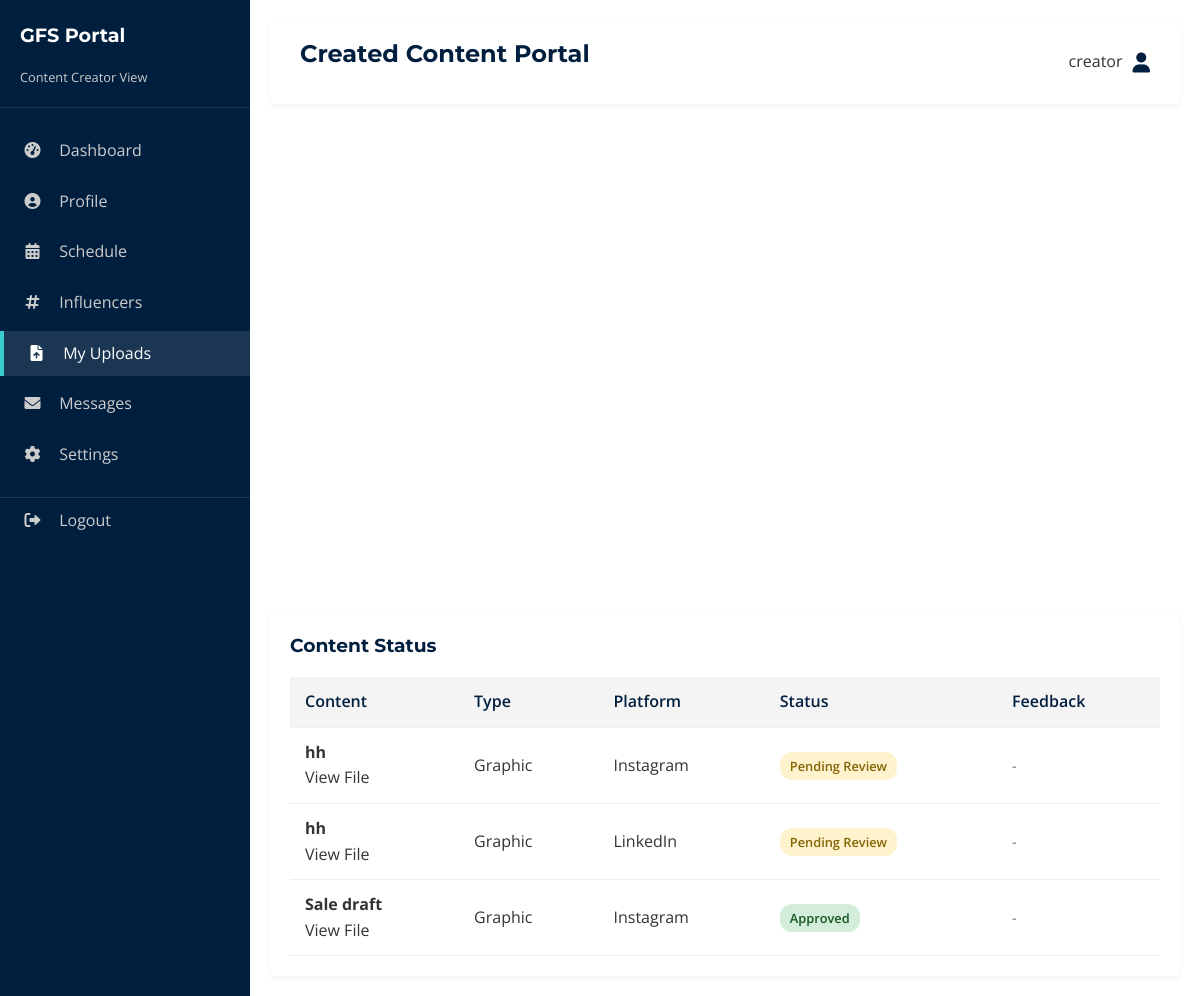
Screenshot of /portal/content/uploads (signed in) with the database file from the repository.
### tables this page shows
CREATE TABLE created_content (
        id INTEGER PRIMARY KEY AUTOINCREMENT,
        creator_id INTEGER NOT NULL,
        title TEXT NOT NULL,
        platform TEXT NOT NULL,
        content_type TEXT NOT NULL,
        drive_link TEXT,
        file_path TEXT,
        status TEXT DEFAULT 'Pending Review',
        feedback TEXT,
        created_at TIMESTAMP DEFAULT CURRENT_TIMESTAMP,
        FOREIGN KEY (creator_id) REFERENCES users (id)
    );

### app.py (the view)
@app.route('/portal/content/uploads')
def portal_content_uploads():
    if 'user_id' not in session: return redirect(url_for('login'))
    conn = get_db_connection()
    uploads = conn.execute('SELECT * FROM created_content WHERE creator_id = ? ORDER BY created_at DESC', (session['user_id'],)).fetchall()
    conn.close()
    return render_template('portals/content_uploads.html', role='Content Creator', uploads=uploads)

### app.py (called while the page is built)
def get_db_connection():
    conn = sqlite3.connect('database.db')
    conn.row_factory = sqlite3.Row
    return conn

@app.context_processor
def inject_global_data():
    conn = get_db_connection()
    try:
        theme_row = conn.execute("SELECT value FROM settings WHERE key = 'theme'").fetchone()
        theme = theme_row['value'] if theme_row else 'default'
        site_rows = conn.execute("SELECT section, key, value FROM site_content WHERE page = 'global'").fetchall()
        site_data = {}
        for row in site_rows:
            if row['section'] not in site_data:
                site_data[row['section']] = {}
            site_data[row['section']][row['key']] = row['value']
    except sqlite3.OperationalError:
        theme = 'default'
        site_data = {}
    finally:
        conn.close()
    return dict(theme=theme, site=site_data)

### templates/portals/content_uploads.html (shortened to what this page needs)
{% extends 'portal_base.html' %}
{% block header %}Created Content Portal{% endblock %}
{% block content %}
<div class="upload-section">
</div>
<div class="table-container">
    <h3>Content Status</h3>
    <table class="table">
        <thead>
            <tr>
                <th>Content</th>
                <th>Type</th>
                <th>Platform</th>
                <th>Status</th>
                <th>Feedback</th>
            </tr>
        </thead>
        <tbody>
            {% for item in uploads %}
            <tr>
                <td>
                    <strong>{{ item.title }}</strong><br>
                    {% if item.content_type == 'Graphic' %}
                    <a href="{{ url_for('static', filename=item.file_path) }}" target="_blank">View File</a>
                    {% else %}
                    <a href="{{ item.drive_link }}" target="_blank">Google Drive</a>
                    {% endif %}
                </td>
                <td>{{ item.content_type }}</td>
                <td>{{ item.platform }}</td>
                <td>
                    <span
                        class="status-badge status-{{ 'pending' if item.status == 'Pending Review' else 'approved' if item.status == 'Approved' else 'revision' }}">
                        {{ item.status }}
                    </span>
                </td>
                <td style="font-size: 0.9rem; color: #666;">{{ item.feedback or '-' }}</td>
            </tr>
            {% endfor %}
        </tbody>
    </table>
</div>
{% endblock %}

### static/styles.css (style rules this page uses)
:root { --primary-color: #001f3f; --secondary-color: #39cccc; --accent-color: #0074D9; --text-color: #333; --light-gray: #f4f4f4; --white: #ffffff; --bg-color: #ffffff; --card-bg: #ffffff; --sidebar-bg: #001f3f; --sidebar-text: #ffffff; --font-heading: 'Montserrat', sans-serif; --font-body: 'Open Sans', sans-serif; --transition: all 0.3s ease; }
* { margin: 0; padding: 0; box-sizing: border-box; }
body { font-family: var(--font-body); line-height: 1.6; color: var(--text-color); background-color: var(--bg-color); }
h1, h2, h3, h4, h5, h6 { font-family: var(--font-heading); color: var(--primary-color); margin-bottom: 1rem; }
a { text-decoration: none; color: inherit; }
.table-container { background: var(--card-bg); padding: 20px; border-radius: 5px; box-shadow: 0 2px 5px rgba(0, 0, 0, 0.05); overflow-x: auto; }
.table { width: 100%; border-collapse: collapse; color: var(--text-color); }
.table th, .table td { padding: 12px 15px; text-align: left; border-bottom: 1px solid #eee; }
.table th { background-color: var(--light-gray); color: var(--primary-color); font-weight: 600; }

### templates/portals/content_uploads.html (style rules this page uses)
.upload-section { display: grid; grid-template-columns: 1fr 1fr; gap: 20px; margin-bottom: 30px; }
.status-badge { padding: 5px 10px; border-radius: 12px; font-size: 0.8rem; font-weight: 600; }
.status-pending { background: #fff3cd; color: #856404; }
.status-approved { background: #d4edda; color: #155724; }

### rows the page displays
created_content: title "hh", content_type "Graphic", platform "Instagram", status "Pending Review", feedback "-"
created_content: title "hh", content_type "Graphic", platform "LinkedIn", status "Pending Review", feedback "-"
created_content: title "Sale draft", content_type "Graphic", platform "Instagram", status "Approved", feedback "-"

### other values shown
{{ role }} "Content Creator"
{{ session['username'] }} "creator"
